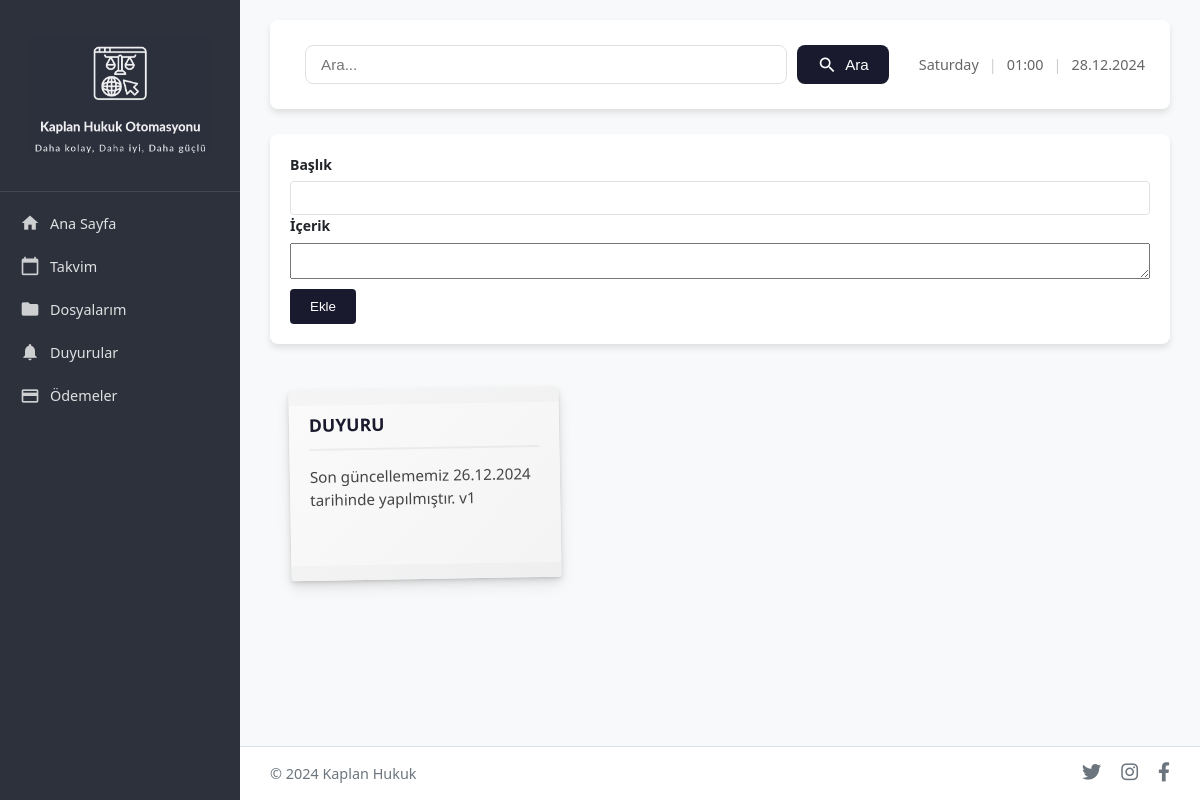
Page /duyurular on the earlier database version.
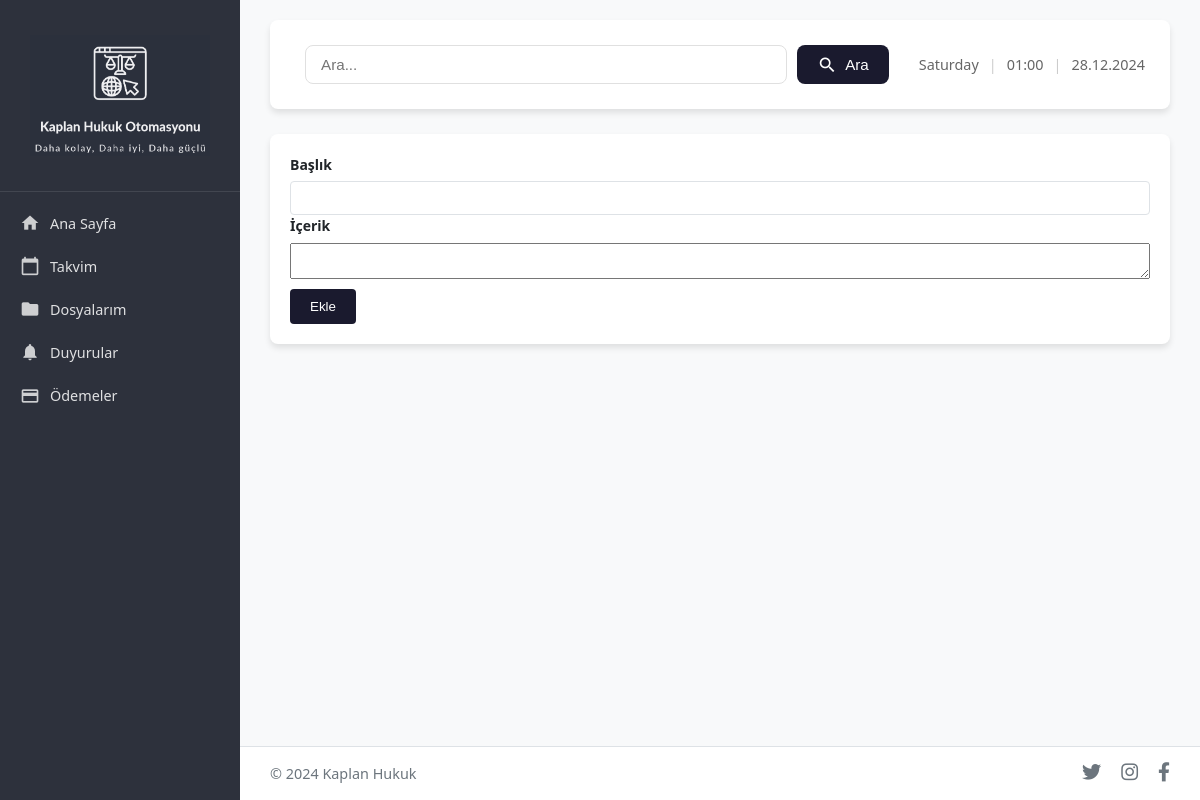
Same page on the later database version.
### app.py (models this page shows)
class Announcement(db.Model):
    id = db.Column(db.Integer, primary_key=True)
    title = db.Column(db.String(100), nullable=False)
    content = db.Column(db.String(250), nullable=False)
    user_id = db.Column(db.Integer, db.ForeignKey('user.id'), nullable=False)

### app.py (the view)
@app.route('/duyurular', methods=['GET', 'POST'])
def duyurular():
    if request.method == 'POST':
        title = request.form['title']
        content = request.form['content']
        new_announcement = Announcement(title=title, content=content, user_id=1)  # user_id=1 olarak sabitlenmiştir
        db.session.add(new_announcement)
        db.session.commit()
    announcements = Announcement.query.all()
    return render_template('duyurular.html', announcements=announcements)

### app.py (called while the page is built)
@app.context_processor
def inject_datetime():
    try:
        now = datetime.now()
        current_time = {
            'weekday': now.strftime('%A'),  # Gün adı
            'time': now.strftime('%H:%M'),  # Saat
            'date': now.strftime('%d.%m.%Y')  # Tarih
        }
    except Exception:
        current_time = {
            'weekday': '',
            'time': '',
            'date': ''
        }
    return dict(current_time=current_time)

### templates/duyurular.html (shortened to what this page needs)
{% extends "layout.html" %}
{% block content %}
    <div class="form-container">
        <form method="POST">
            <div class="input-group">
                <label for="title">Başlık</label>
                <input type="text" id="title" name="title" required>
            </div>
            <div class="input-group">
                <label for="content">İçerik</label>
                <textarea id="content" name="content" required></textarea>
            </div>
            <button type="submit">Ekle</button>
        </form>
    </div>
    <div class="announcement-board">
        {% for announcement in announcements %}
            <div class="post-it">
                <h3>{{ announcement.title }}</h3>
                <p>{{ announcement.content }}</p>
            </div>
        {% endfor %}
    </div>
{% endblock %}

Differences in the rows shown:
removed Announcement: title "DUYURU", content "Son güncellememiz 26.12.2024 tarihinde yapılmıştır. v1"
